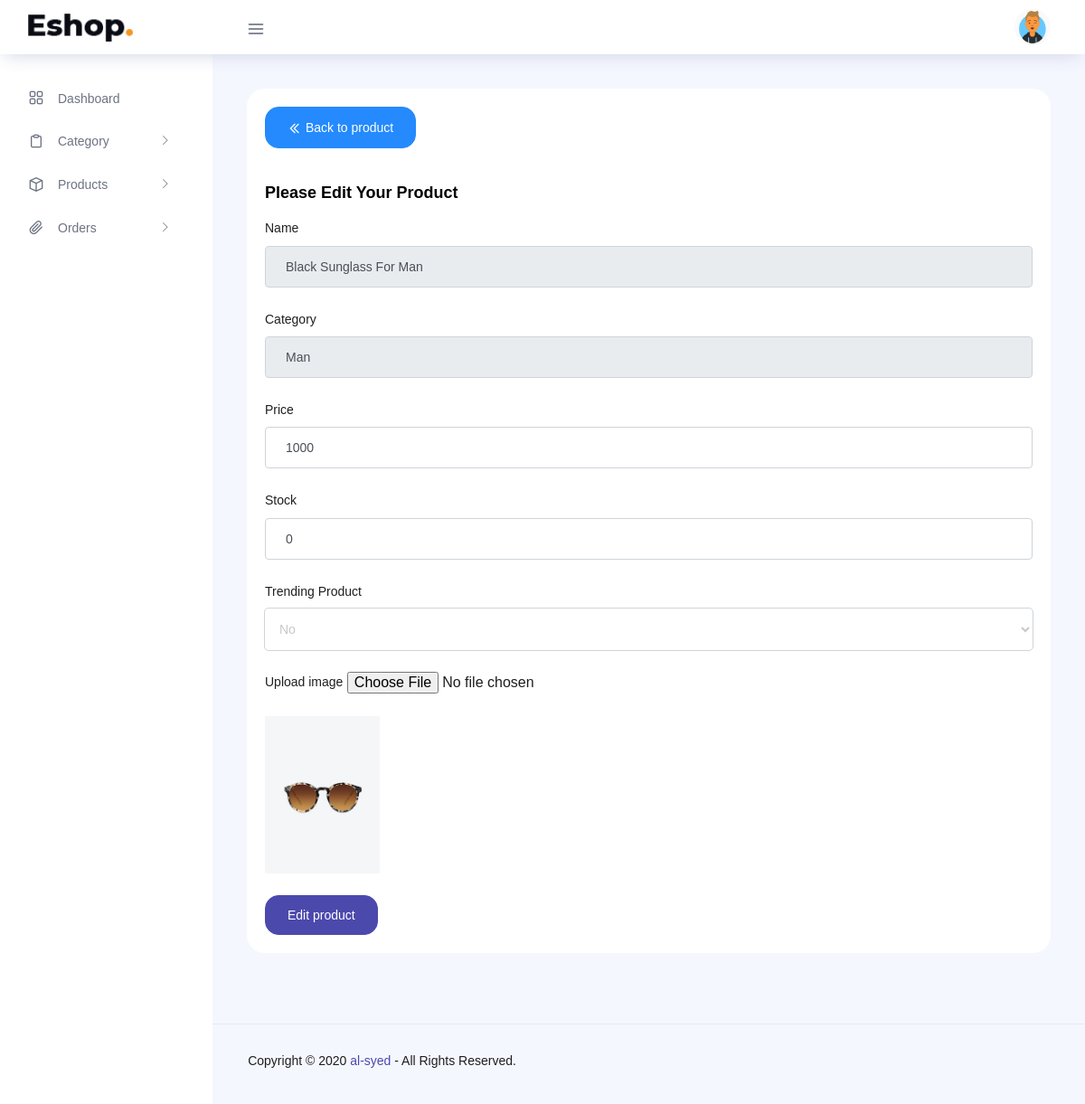
The page /dashboard/admin/editProduct.php?id=24 (signed in) on the database its author committed.
### tables this page shows
CREATE TABLE `product` (
  `pid` int(11) NOT NULL,
  `pname` text NOT NULL,
  `category` text NOT NULL,
  `price` int(11) NOT NULL,
  `stock` int(11) NOT NULL,
  `image` text NOT NULL,
  `date` timestamp NOT NULL DEFAULT current_timestamp() ON UPDATE current_timestamp(),
  `trending` varchar(255) NOT NULL
);

### database/connection.php (called while the page is built)
<?php
    class connection{
        public function connect(){
            try{
                $connect = mysqli_connect("localhost","root","","software_eng");
                return $connect;
            }
            catch (PDOException $f){
                    echo $f->getmessage();
            }
        }
    }
?>

### database/crudDashboard.php (called while the page is built, shortened)
<?php
    include_once '../../database/connection.php';
    class crudOperation{
        private function getDB(){
            try {
                $db = new connection();
                return $db;
            } catch (\Throwable $th) {
                echo '<script>alert("Fail to connect with database!!!");</script>';
            }
        }
        public function selectProductID($id){
            try {
                $selectQuery = mysqli_query($this->getDB()->connect(), "select * from `product` where pid='$id'");
                return $selectQuery;
            } catch (\Throwable $th) {
                echo '<script>alert("Fail to execute the query!!!");</script>';
            }
        }
    }
?>

### dashboard/admin/body/editProduct.php (the view, shortened to what this page needs)
<?php
    include_once '../../database/crudDashboard.php';
    include_once '../../controller/dashboard/product.php';
    try {
        if (isset($_GET['id'])) {
            $id = $_GET['id'];
            $searchData = new crudOperation();
            $selectQuery = $searchData->selectProductID($id);
        }
    } catch (\Throwable $th) {
        echo '<script>alert("Some thing went wrong!!!");</script>';
    }
?>
<div class="main-panel">
    <div class="content-wrapper">
        <div class="row">
            <div class="col-12 grid-margin stretch-card">
                <div class="card">
                    <div class="card-body">
                        <a type="submit" href="product.php" class="btn btn-info">
                            <i class="icon-rewind menu-icon"></i>
                            <span class="menu-title">Back to product</span>
                        </a>
                        <h4 class="card-title">Please edit your Product</h4>
                        <form class="forms-sample" method="POST" enctype="multipart/form-data">
                            <?php
                                try {
                                    while($row = mysqli_fetch_array($selectQuery)){
                            ?>
                                <div class="form-group">
                                    <label for="exampleInputName1">Name</label>
                                    <input type="text" class="form-control" id="exampleInputName1" name="name" placeholder="Name" value="<?php echo $row['pname'] ?>" readonly>
                                </div>
                                <div class="form-group">
                                    <label for="exampleInputName1">Category</label>
                                    <input type="text" class="form-control" id="exampleInputName1" name="name" placeholder="Name" value="<?php echo $row['category'] ?>" readonly>
                                </div>
                                <div class="form-group">
                                    <label for="exampleInputCity1">Price</label>
                                    <input type="number" class="form-control" id="exampleInputCity1" name="price" placeholder="Price" value="<?php echo $row['price']?>" required>
                                </div>
                                <div class="form-group">
                                    <label for="exampleInputPassword4">Stock</label>
                                    <input type="number" class="form-control" id="exampleInputPassword4" name ="stock" placeholder="Stock" value="<?php echo $row['stock']?>" required>
                                </div>
                                <div class="form-group">
                                    <label for="exampleInputPassword4">Trending Product</label>
                                    <select class="form-control" id="exampleInputName1" name="trending">
                                        <option><?php echo $row['trending']?></option>
                                    </select>
                                </div>
                                <div class="form-group">
                                    <label>Upload image</label>
                                    <input type="file" name="image">
                                    <br><br>
                                    <img src="../../images/product/<?php echo $row['image']?>" alt="Product Image" style="width: 15%; height: 15%">
                                </div>
                            <?php
                                    }
                                } catch (\Throwable $th) {
                                    echo '<script>alert("Some thing went wrong!!!");</script>';
                                }
                            ?>
                            <button type="submit" class="btn btn-primary mr-2" name="editbtn">Edit product</button>
                        </form>
                    </div>
                </div>
            </div>
        </div>
    </div>

### rows shown on the page
product: name "Black Sunglass For Man", name "Man", price "1000", stock "0", trending "No", image (picture)
